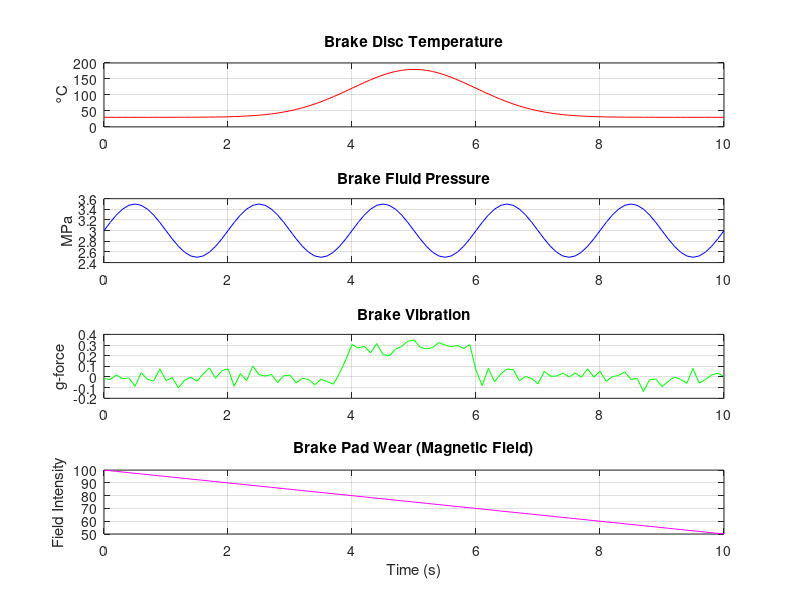

MATLAB code to generate this figure:
% -----------------------------------
% Author : Satyendra Maurya
% BITS ID: 2023HT65067
% Project: Brake System Prognosis
% v2.1 - Combination of all sensors' plot
% -----------------------------------

clear; clc; close all;
t = 0:0.1:10;

% Simulating Brake Disc Temperature Sensor
disc_temp = 30 + 150 * exp(-0.5 * (t - 5).^2);

% Simulating Brake Fluid Pressure Sensor
pressure = 3 + 0.5 * sin(2 * pi * 0.5 * t);

% Simulating MPU6050-Vibration Sensor
vibration = randn(size(t)) * 0.05;
vibration(40:60) = vibration(40:60) + 0.3;

% Simulating MLX90393-Brake Pad Wear sensor
wear = linspace(100, 50, length(t));

% Combine into one matrix
sensor_data = [t' disc_temp' pressure' vibration' wear'];

% Plot all signals
figure;
subplot(4,1,1);
plot(t, disc_temp, 'r'); title('Brake Disc Temperature'); ylabel('°C'); grid on;

subplot(4,1,2);
plot(t, pressure, 'b'); title('Brake Fluid Pressure'); ylabel('MPa'); grid on;

subplot(4,1,3);
plot(t, vibration, 'g'); title('Brake Vibration'); ylabel('g-force'); grid on;

subplot(4,1,4);
plot(t, wear, 'm'); title('Brake Pad Wear (Magnetic Field)'); ylabel('Field Intensity'); xlabel('Time (s)'); grid on;
